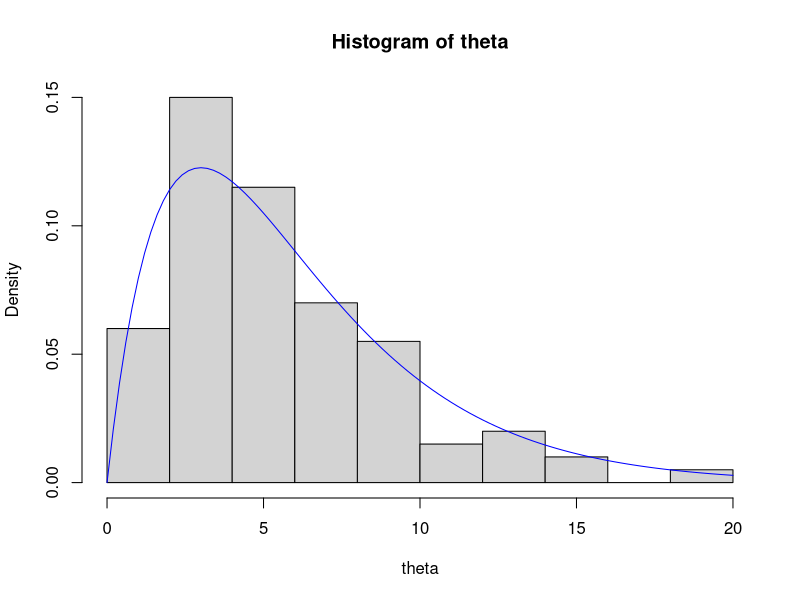
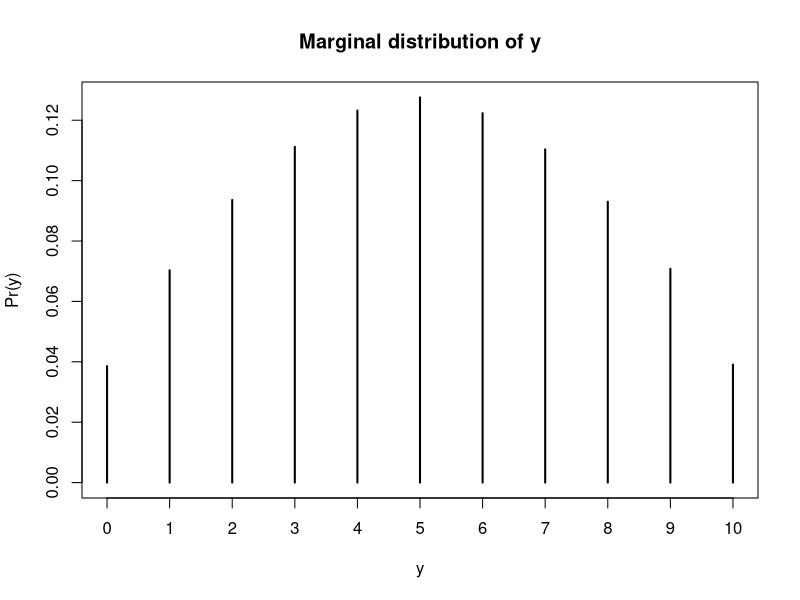
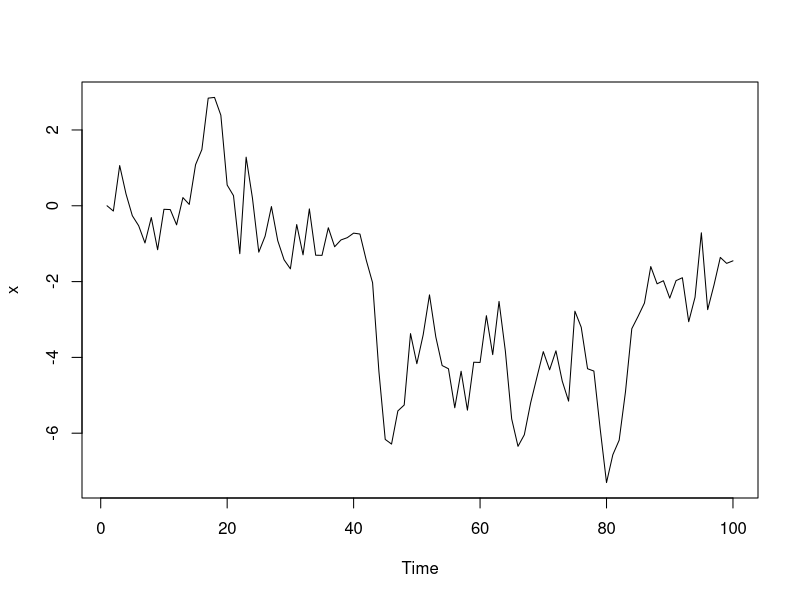
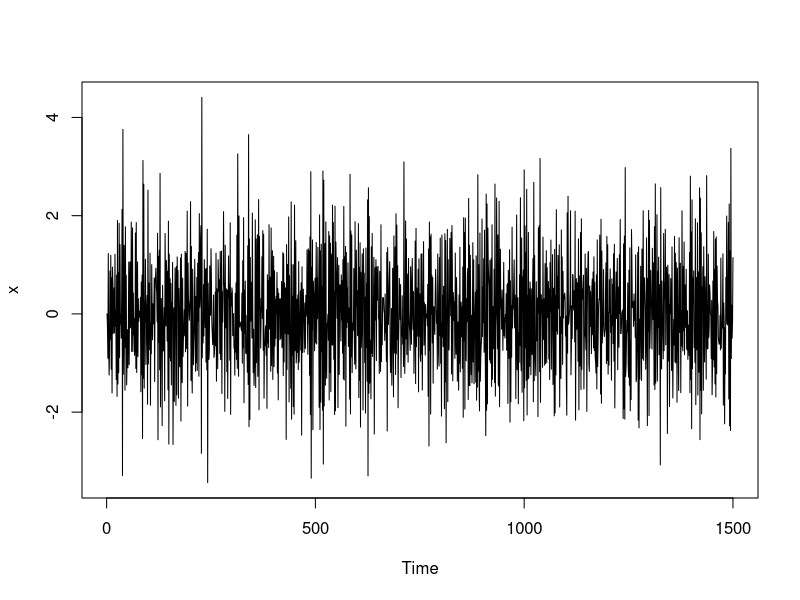
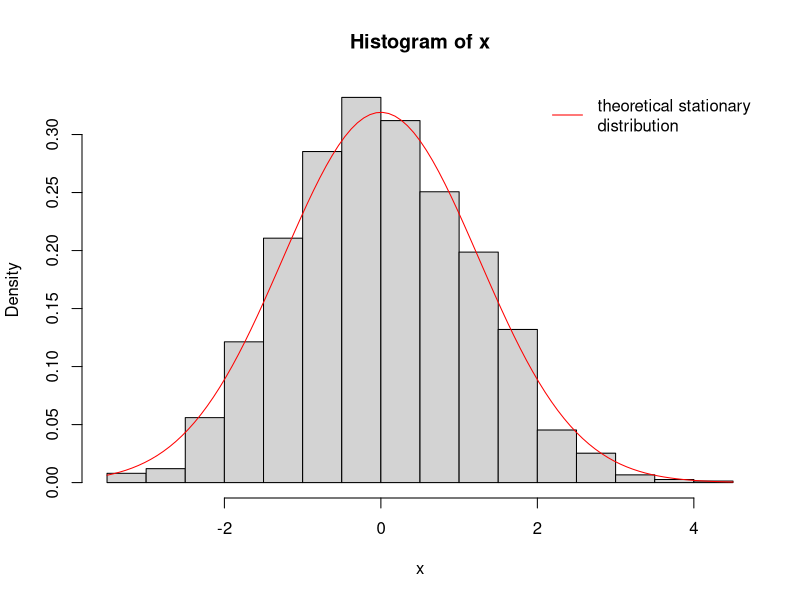

Reproduce these figures in R, in order.
## ---- chunk 1
#| label: lst-init-mc-simulation
set.seed(32) # Initializes the random number generator so we can replicate these results. To get different random numbers, change the seed. 
m = 100 
a = 2.0 
b = 1.0 / 3.0 
## ---- chunk 2
#| label: lst-simulate-gamma
theta <- rgamma(n=m, shape = a, rate=b) 
## ---- chunk 3
#| label: fig-plot-gamma
#| fig-cap: Histogram of simulated gamma samples with true density
hist(theta, freq=FALSE) 
curve(dgamma(x=x, shape=a, rate=b), col="blue", add=TRUE)
## ---- chunk 4
#| label: lst-mc-mean-calculation
sum(theta) / m # sample mean 
## ---- chunk 5
#| label: lst-true-mean-function
mean(theta) # sample mean 
## ---- chunk 6
#| label: lst-true-mean
a / b # true expected value
## ---- chunk 7
#| label: lst-init-mc-simulation-big-sample
m = 1e4 
theta = rgamma(n=m, shape=a, rate=b) 
mean(theta)
## ---- chunk 8
#| label: lst-mc-variance-calculation-big-sample
var(theta) # sample variance
## ---- chunk 9
#| label: lst-true-variance-function-big-sample
a / b^2 # true variance of Gamma(a,b) 
## ---- chunk 10
#| label: lst-mc-probability-calculation
ind = theta < 5.0 # set of indicators, TRUE if theta_i < 5 
mean(ind)         # automatically converts FALSE/TRUE to 0/1 
## ---- chunk 11
#| label: lst-true-probability-function
pgamma(q=5.0, shape=a, rate=b) # true value of Pr( theta < 5 )
## ---- chunk 12
#| label: lst-mc-simulated-quantile-calculation
quantile(x=theta, probs=0.9) 
## ---- chunk 13
#| label: lst-true-quantile-function
qgamma(p=0.9, shape=a, rate=b) # true value of 0.9 quantile
## ---- chunk 14
#| label: lst-mc-se-estimate
se = sd(theta) / sqrt(m) 
2.0 * se # we are reasonably confident that the Monte Carlo estimate is no more than this far from the truth
## ---- chunk 15
#| label: lst-mc-se-probability
ind = theta < 5.0 
se = sd(ind) / sqrt(m)
2.0 * se # we are reasonably confident that the Monte Carlo estimate is no more than this far from the truth 
## ---- chunk 16
#| label: lst-mc-hierarchical-loop
m = 10e4

y = numeric(m) # create the vectors we will fill in with simulations 
phi = numeric(m)

for (i in 1:m) {
  phi[i] = rbeta(n=1, shape1=2.0, shape2=2.0)
  y[i] = rbinom(n=1, size=10, prob=phi[i]) 
} 
# which is equivalent to the following 'vectorized' code 
phi = rbeta(n=m, shape1=2.0, shape2=2.0) 
y = rbinom(n=m, size=10, prob=phi)
## ---- chunk 17
#| label: lst-mc-hierarchical-mean
mean(y) 
## ---- chunk 18
#| label: fig-mc-hierarchical-marginal
plot(prop.table(table(y)), ylab="Pr(y)", main="Marginal distribution of y")
## ---- chunk 19
#| label: lst-random-walk
set.seed(34)

n = 100
x = numeric(n)

for (i in 2:n) {
  x[i] = rnorm(1, mean=x[i-1], sd=1.0)
}

plot.ts(x)
## ---- chunk 20
#| label: lst-mc-transition-matrix
Q = matrix(c(0.0, 0.5, 0.0, 0.0, 0.5,
             0.5, 0.0, 0.5, 0.0, 0.0,
             0.0, 0.5, 0.0, 0.5, 0.0,
             0.0, 0.0, 0.5, 0.0, 0.5,
             0.5, 0.0, 0.0, 0.5, 0.0), 
           nrow=5, byrow=TRUE)

Q %*% Q # Matrix multiplication in R. This is Q^2.

## ---- chunk 21
#| label: lst-mc-transition-matrix-2-steps
(Q %*% Q)[1,3]

## ---- chunk 22
#| label: lst-mc-transition-matrix-5-steps
Q5 = Q %*% Q %*% Q %*% Q %*% Q # h=5 steps in the future
round(Q5, 3)
## ---- chunk 23
#| label: lst-mc-transition-matrix-10-steps
Q10 = Q %*% Q %*% Q %*% Q %*% Q %*% Q %*% Q %*% Q %*% Q %*% Q # h=10 steps in the future
round(Q10, 3)
## ---- chunk 24
#| label: lst-mc-transition-matrix-30-steps
Q30 = Q
for (i in 2:30) {
  Q30 = Q30 %*% Q
}
round(Q30, 3) # h=30 steps in the future
## ---- chunk 25
#| label: lst-mc-stationary-distribution-initial
c(0.2, 0.2, 0.2, 0.2, 0.2) %*% Q

## ---- chunk 26
#| label: lst-mc-stationary-distribution-simulation
n = 5000
x = numeric(n)
x[1] = 1 # fix the state as 1 for time 1
for (i in 2:n) {
  x[i] = sample.int(5, size=1, prob=Q[x[i-1],]) # draw the next state from the intergers 1 to 5 with probabilities from the transition matrix Q, based on the previous value of X.
}
## ---- chunk 27
#| label: tbl-mc-stationary-distribution
table(x) / n
## ---- chunk 28
#| label: fig-mc-ar1
#| fig-cap: Simulated AR(1) process with phi=-0.6
set.seed(38)

n = 1500
x = numeric(n)
phi = -0.6

for (i in 2:n) {
  x[i] = rnorm(1, mean=phi*x[i-1], sd=1.0)
}

plot.ts(x)
## ---- chunk 29
#| label: fig-mc-stationary-distribution
#| fig-cap: Histogram of simulated AR(1) process with theoretical stationary distribution
hist(x, freq=FALSE)
curve(dnorm(x, mean=0.0, sd=sqrt(1.0/(1.0-phi^2))), col="red", add=TRUE)
legend("topright", legend="theoretical stationary\ndistribution", col="red", lty=1, bty="n")
